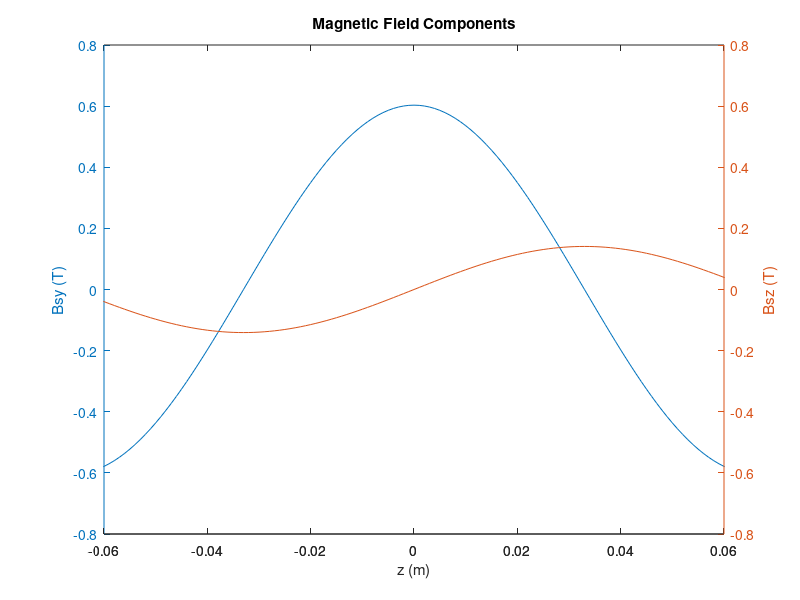

Recreate this plot in MATLAB.
%% Double Sided Halbach Eddy Brakes Magnetic Field 
clear all;
close all;

Br = 1.48;
M = 4;

width = 0.100;
tau = 0.033*2;
h = 0.027;

l = 0.01;
d1 = 0.02;
d2 = 0.02;

v = 100;
p = pi/tau; 
lambda = 2*tau;         % Array wavelength(m)
omega = 2*pi*v/lambda;
t = 0;

z = -tau:.001:tau;
y = 0;

B0 = Br*(1-exp(-p*h))*sin(pi/M)/(pi/M);

Bsy = B0.*(exp(-p.*(y+d1)) + exp(-p.*(-y+d2+l))).*exp(1i*(p.*z + omega.*t));
Bsz = B0.*(exp(-p.*(y+d1)) - exp(-p.*(-y+d2+l))).*exp(1i*(p.*z-pi/2+omega.*t));

[ax,p1,p2] = plotyy(z,Bsy,z,Bsz)
title('Magnetic Field Components');
xlabel(ax(1),'z (m)') % label x-axis
ylabel(ax(1),'Bsy (T)') % label left y-axis
ylabel(ax(2),'Bsz (T)') % label right y-axis
set(ax(1),'XLim',[-0.06 0.06])
set(ax(1),'XTick',[-0.06:0.02:0.06])
set(ax(2),'XLim',[-0.06 0.06])
set(ax(2),'XTick',[-0.06:0.02:0.06])
set(ax(1),'YLim',[-0.8 0.8])
set(ax(1),'YTick',[-0.8:0.2:0.8])
set(ax(2),'YLim',[-0.8 0.8])
set(ax(2),'YTick',[-0.8:0.2:0.8])

